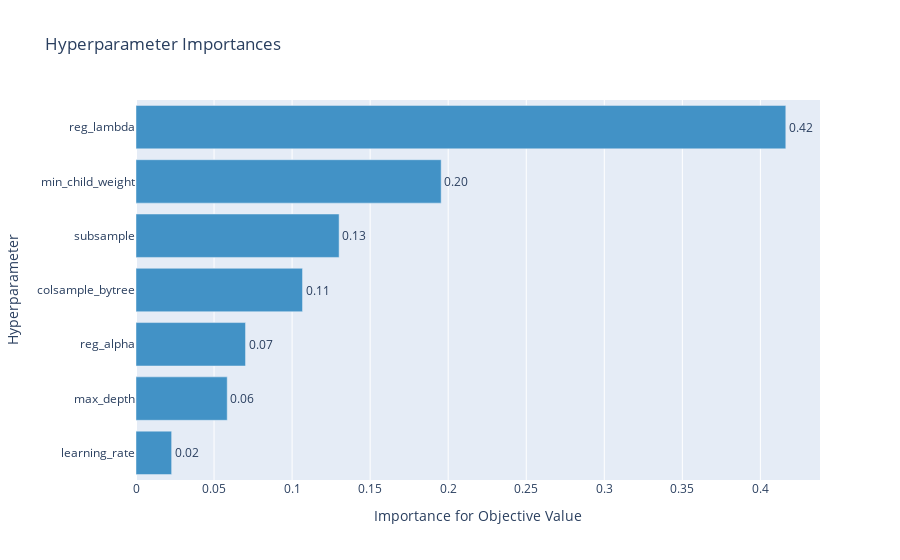

Source (notebook cell):
### Code cell
optuna.visualization.plot_param_importances(study)

### Figure 1 — Plotly figure (JSON) as saved in the notebook; plotly's stock layout.template omitted (floating-point values rounded to 4 significant figures)
{"data": [{"cliponaxis": false, "hovertemplate": ["learning_rate (FloatDistribution): 0.022831183493063453<extra></extra>", "max_depth (IntDistribution): 0.05843976329350845<extra></extra>", "reg_alpha (FloatDistribution): 0.07016252843176111<extra></extra>", "colsample_bytree (FloatDistribution): 0.10667849245407518<extra></extra>", "subsample (FloatDistribution): 0.13011553220085365<extra></extra>", "min_child_weight (IntDistribution): 0.19549599259845163<extra></extra>", "reg_lambda (FloatDistribution): 0.4162765075282867<extra></extra>"], "marker": {"color": "rgb(66,146,198)"}, "orientation": "h", "text": ["0.02", "0.06", "0.07", "0.11", "0.13", "0.20", "0.42"], "textposition": "outside", "type": "bar", "x": [0.02283, 0.05844, 0.07016, 0.1067, 0.1301, 0.1955, 0.4163], "y": ["learning_rate", "max_depth", "reg_alpha", "colsample_bytree", "subsample", "min_child_weight", "reg_lambda"]}], "layout": {"showlegend": false, "title": {"text": "Hyperparameter Importances"}, "xaxis": {"title": {"text": "Importance for Objective Value"}}, "yaxis": {"title": {"text": "Hyperparameter"}}}}
